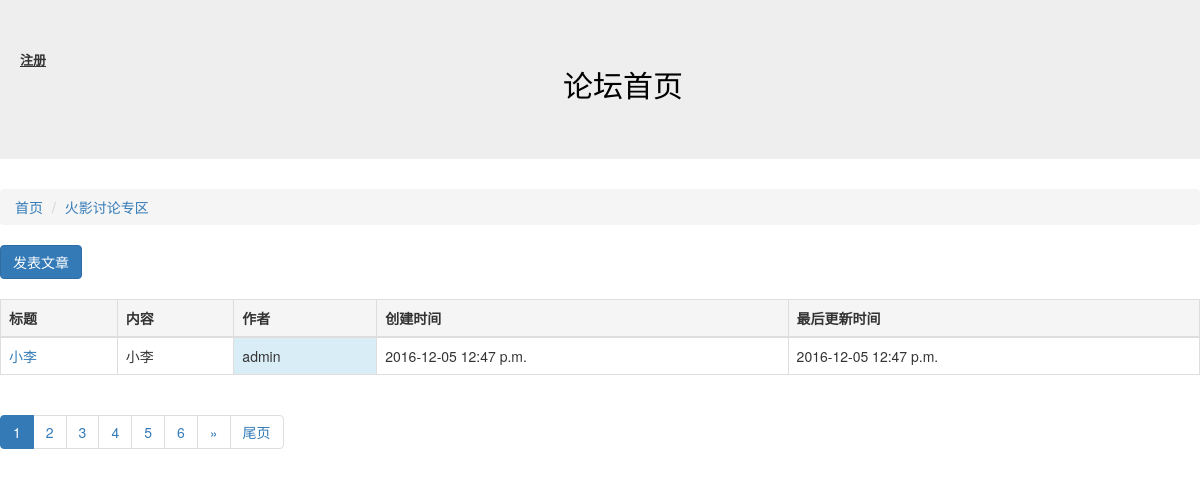
The page /article/list/4 on the database its author committed.
### block/models.py (models this page shows, shortened)
class Block(models.Model):
    names = models.CharField("板块名称",max_length=100)
    desc = models.CharField("板块描述",max_length=100)
    manager_name = models.CharField("板块管理员名称",max_length=100)
    status = models.IntegerField("状态",choices=((0,"正常"),(-1,"关闭")))
    class Meta:
        verbose_name = "板块"
        verbose_name_plural = "板块配置"

### article/models.py (models this page shows, shortened)
class Article(models.Model):
    owner = models.ForeignKey(User,verbose_name="作者")
    block = models.ForeignKey(Block,verbose_name="板块ID")
    title = models.CharField("文章标题",max_length=10)
    content = models.CharField("文章内容",max_length=10000)
    status = models.IntegerField("状态",choices=((0,"正常"),(-1,"关闭")))
    create_timestamp = models.DateTimeField("创建时间",auto_now_add =True)
    last_timestamp = models.DateTimeField("最后更新时间",auto_now=True)
    class Meta:
        verbose_name = "文章"
        verbose_name_plural = "文章"

### article/views.py (the view)
# urls.py: url(r'^list/(?P<block_id>\d+)',article_list),
def article_list(request,block_id):
    block_id = int(block_id)
    block = Block.objects.get(id=block_id)
    ARTICLE_CNT_1PAGE = 1
    page_no = int(request.GET.get("page_no","1"))
    all_articles = Article.objects.filter(block=block,status=0).order_by("-id")
    articles_objs,page = paginate_queryset(all_articles,page_no,1)
    return render(request,"article_list.html",{"articles":articles_objs,"b":block,"page":page})

### tools.py (called while the page is built)
def paginate_queryset(obj,page_no,cnt_per_page=10,half_show_length=5):
    p = Paginator(obj,cnt_per_page)
    if page_no > p.num_pages:
        page_no = p.num_pages
    if page_no <= 0:
        page_no = 1
    page_links = [ i for i in range(page_no - half_show_length,page_no + half_show_length+1) if i > 0 and i <= p.num_pages]
    page = p.page(page_no)
    count = p.count
    previous_link = page_links[0] -1
    next_link = page_links[-1]+1
    pagination_data = {"has_previous": previous_link > 0,
			"has_next": next_link <= p.num_pages,
			"previous_link":page_no-1,
			"next_link":page_no+1,
			"page_cnt":p.num_pages,
			"current_no":page_no,
			"page_links":page_links,
			"count":count,
}
    return (page.object_list,pagination_data)

### article/templates/article_list.html
{% extends "base.html" %}
{% block content %}
<ol class="breadcrumb">
  <li ><a href="/">首页</a></li>
  <li class="active"><a href="/article/list/{{ b.id  }}">{{ b.names }}</a></li>
</ol>
<a href="/article/create/{{ b.id }}" class="btn btn-primary" role="button">发表文章</a>
<br />
<br />
<table class="table table-bordered">
	<thead>
	 <th class="active">标题</th>
	 <th class="active">内容</th>
	 <th class="active">作者</th>
	 <th class="active">创建时间</th>
	 <th class="active">最后更新时间</th>
	</thead>
	<tbody>
	{%for article in articles %}
	<tr >
		<td> <a href="/article/detail/{{ article.id}}">{{ article.title}}</a> </td>
		<td>{{ article.content	}}</td>
                <td class="info">{{ article.owner     }}</td>
		<td>{{ article.create_timestamp|date:"Y-m-d P"}}</td>
		<td>{{ article.last_timestamp|date:"Y-m-d P"}}</td>
	</tr>
	{% endfor %}
	</tbody>
</table>
{% include "Pagination.html" %}
{% endblock %}

### rows shown on the page
Block: names "火影讨论专区"
Article: title "小李", content "小李", owner "admin", create_timestamp "2016-12-05 12:47 p.m.", last_timestamp "2016-12-05 12:47 p.m."

### other values the page prints
{{ page.current_no }} "1"
{{ i }} "2" "3" "4" "5" "6"
